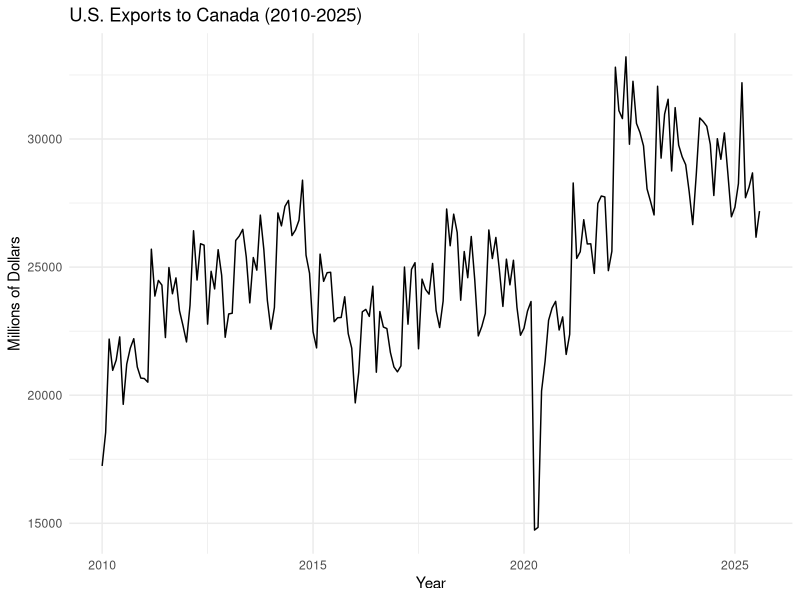
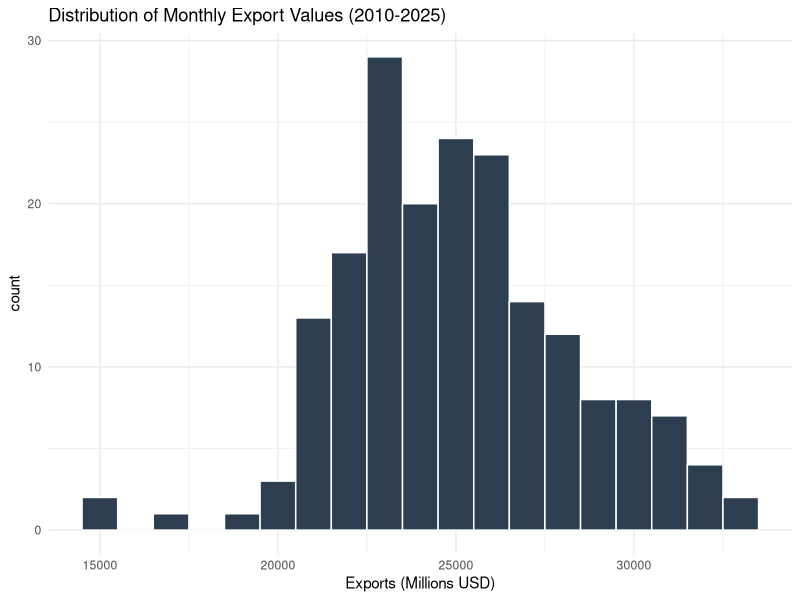
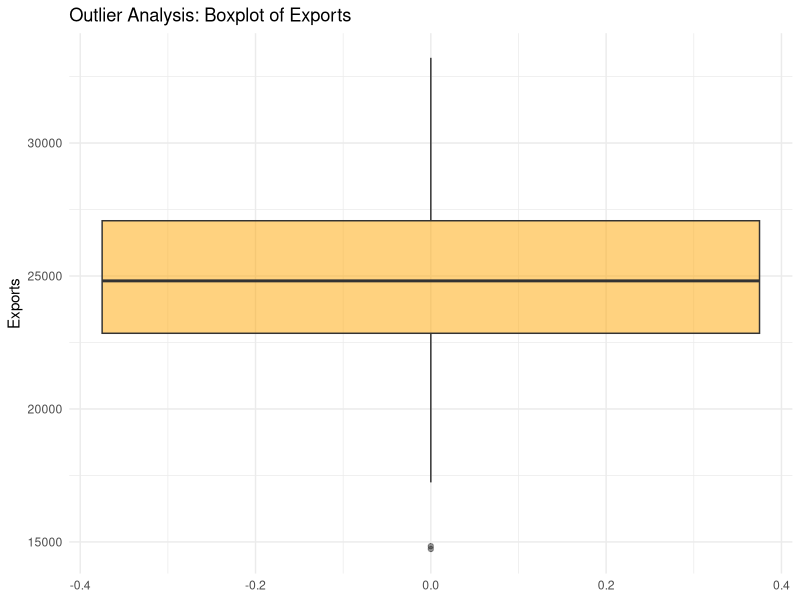
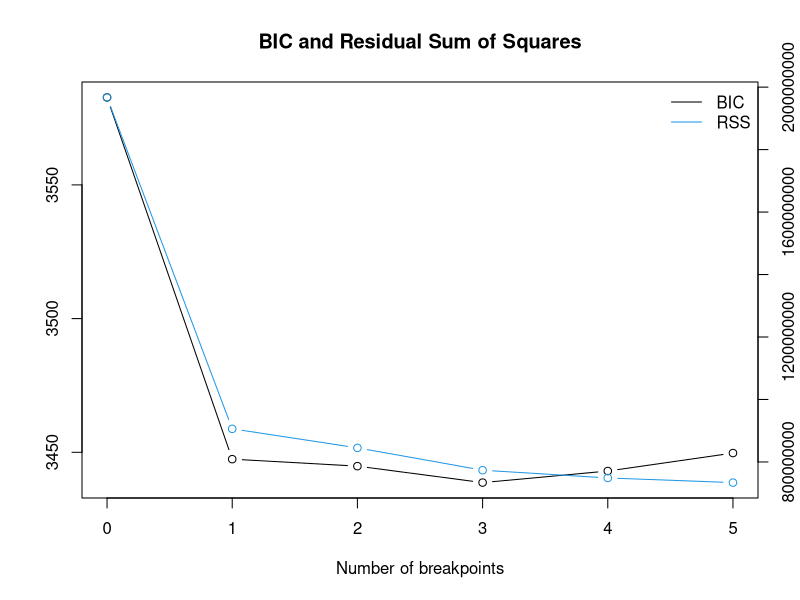
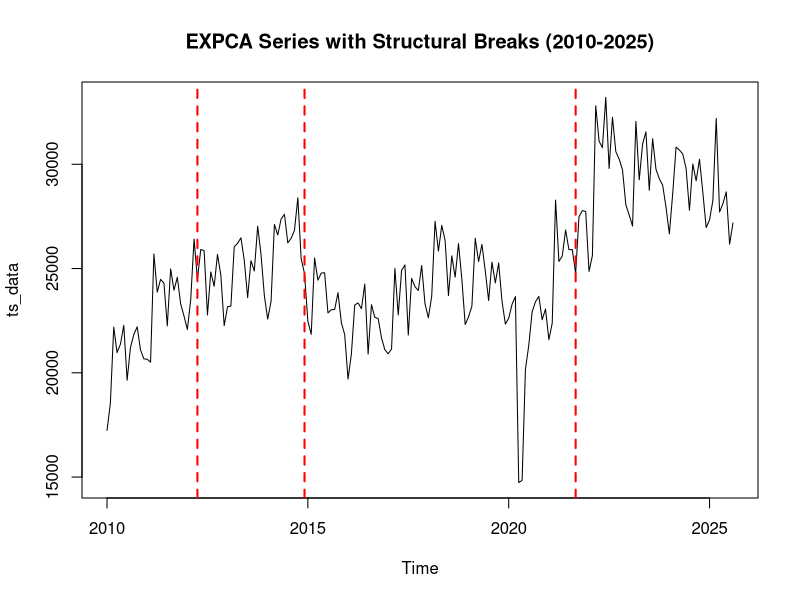
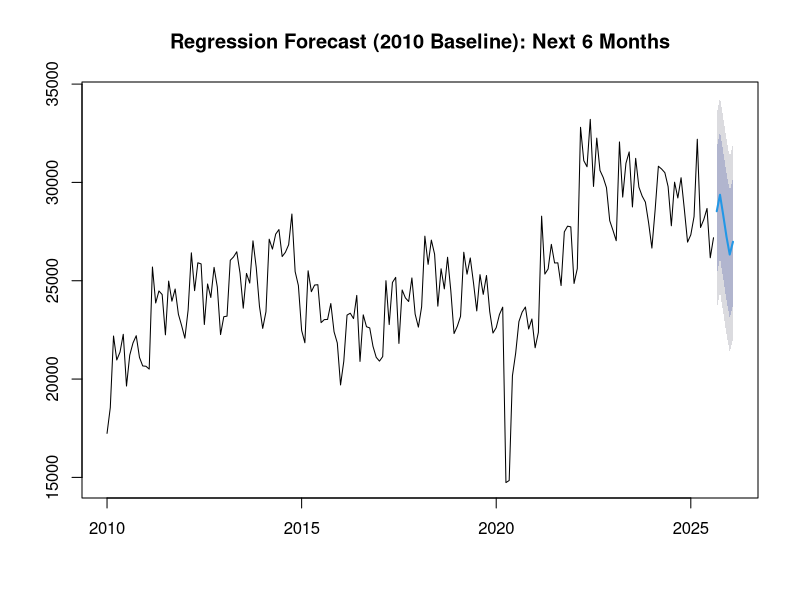
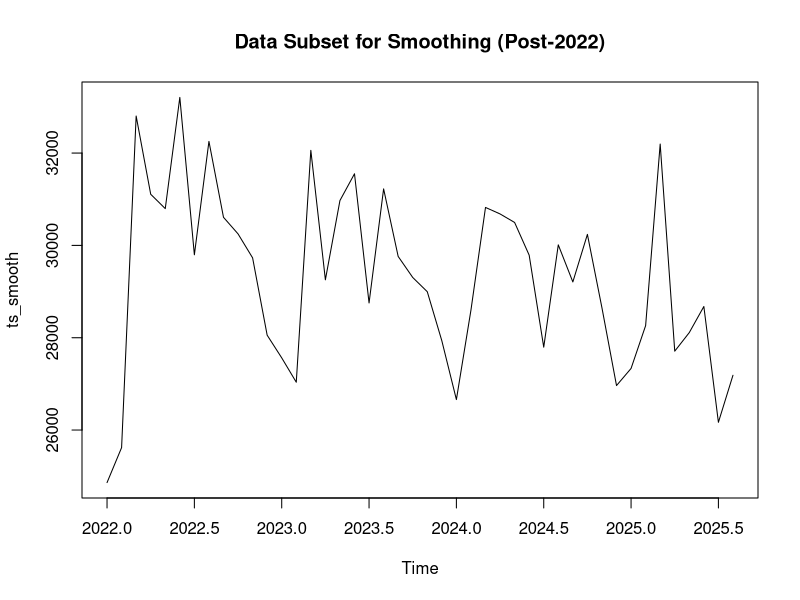
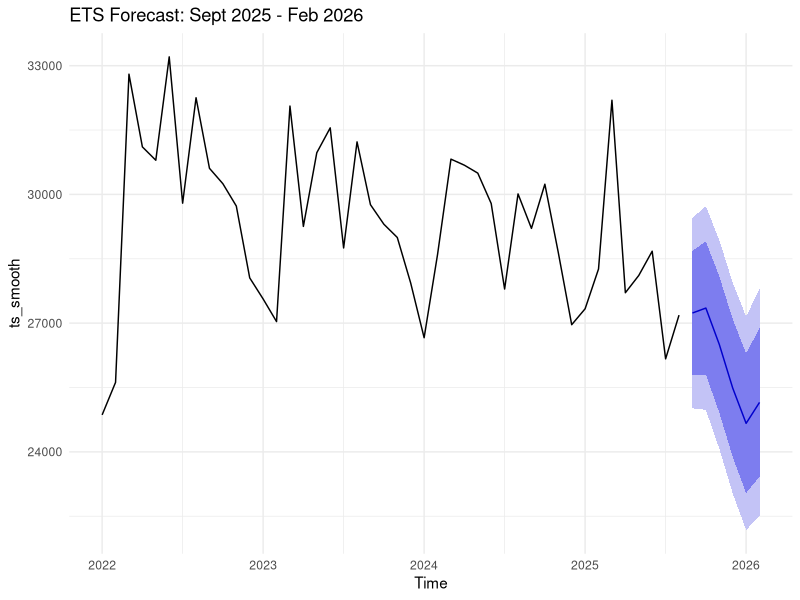

The R script that drew these images, in order:
## ---- chunk 1
library(readxl)
library(forecast)
library(strucchange)
library(ggplot2)
library(dplyr)
library(lubridate)
library(zoo)

options(scipen=999)
## ---- chunk 2


mydata <- read_excel("EXPCA_time_series.xlsx", sheet = "Monthly")

# Filter data to start from 2010
mydata_filtered <- mydata %>%
  filter(observation_date >= as.Date("2010-01-01"))

# Display Head and Tail as formatted tables (Aesthetic Fix)
knitr::kable(head(mydata_filtered), caption = "First 6 Rows of Data")
knitr::kable(tail(mydata_filtered), caption = "Last 6 Rows of Data")

# Create Time Series Object
ts_data <- ts(mydata_filtered$EXPCA, start = c(2010, 1), frequency = 12)

# Initial EDA Plots
autoplot(ts_data) +
  ggtitle("U.S. Exports to Canada (2010-2025)") +
  ylab("Millions of Dollars") +
  xlab("Year") +
  theme_minimal()

# Missing Value Check
missing_count <- sum(is.na(ts_data))
cat("Total Missing Values:", missing_count, "\n")

# Histogram
ggplot(data.frame(Exports=as.numeric(ts_data)), aes(x=Exports)) +
  geom_histogram(binwidth=1000, fill="#2c3e50", color="white") +
  ggtitle("Distribution of Monthly Export Values (2010-2025)") +
  xlab("Exports (Millions USD)") +
  theme_minimal()

# Boxplot for Outliers
ggplot(data.frame(Exports=as.numeric(ts_data)), aes(y=Exports)) +
  geom_boxplot(fill="orange", alpha=0.5) +
  ggtitle("Outlier Analysis: Boxplot of Exports") +
  theme_minimal()

## ---- chunk 3
bp <- breakpoints(ts_data ~ 1)

# Extract the break dates directly
bd <- breakdates(bp)

# Create a clean data frame for display
break_table <- data.frame(
  Break_Date = as.numeric(bd), 
  Date_Label = as.Date(date_decimal(as.numeric(bd)))
)

# Visualize the breaks
plot(bp)
plot(ts_data, main = "EXPCA Series with Structural Breaks (2010-2025)")
lines(bp, col = "red", lwd = 2)

# Print aesthetic table instead of raw summary
knitr::kable(break_table, caption = "Identified Structural Breakpoints")
## ---- chunk 4
time_index <- time(ts_data)

# Define the COVID window (March 2020 to Dec 2021)
covid_start <- 2020 + (2/12) 
covid_end   <- 2021 + (11/12)

# Create the binary (1 during COVID shock, 0 otherwise)
covid_dummy <- ifelse(time_index >= covid_start & time_index <= covid_end, 1, 0)

# Bind for visual check
reg_data <- data.frame(Exports = as.numeric(ts_data), 
                       Covid = covid_dummy)

## ---- chunk 5
# Function to evaluate performance
evaluate_fold <- function(train_ts, valid_ts, train_dum, valid_dum, fold_id) {
  
  # Model A: No Dummy
  modA <- tslm(train_ts ~ trend + season)
  fcA  <- forecast(modA, h=length(valid_ts))
  accA <- accuracy(fcA, valid_ts)
  
  # Model B: With COVID Dummy
  modB <- tslm(train_ts ~ trend + season + train_dum)
  fcB  <- forecast(modB, h=length(valid_ts), newdata=data.frame(train_dum=valid_dum))
  accB <- accuracy(fcB, valid_ts)
  
  return(rbind(
    data.frame(Model="No Dummy", Fold=fold_id, RMSE=accA[2,"RMSE"], MAPE=accA[2,"MAPE"]),
    data.frame(Model="With Dummy", Fold=fold_id, RMSE=accB[2,"RMSE"], MAPE=accB[2,"MAPE"])
  ))
}

# --- Fold 1 (Validate 2023) ---
train1 <- window(ts_data, end = c(2022, 12))
valid1 <- window(ts_data, start = c(2023, 1), end = c(2023, 12))
dum_train1 <- window(ts(covid_dummy, start=start(ts_data), frequency=12), end = c(2022, 12))
dum_valid1 <- window(ts(covid_dummy, start=start(ts_data), frequency=12), start = c(2023, 1), end = c(2023, 12))

# --- Fold 2 (Validate 2024) ---
train2 <- window(ts_data, end = c(2023, 12))
valid2 <- window(ts_data, start = c(2024, 1), end = c(2024, 12))
dum_train2 <- window(ts(covid_dummy, start=start(ts_data), frequency=12), end = c(2023, 12))
dum_valid2 <- window(ts(covid_dummy, start=start(ts_data), frequency=12), start = c(2024, 1), end = c(2024, 12))

# Run Evaluation
res1 <- evaluate_fold(train1, valid1, dum_train1, dum_valid1, 1)
res2 <- evaluate_fold(train2, valid2, dum_train2, dum_valid2, 2)
cv_results <- rbind(res1, res2)

# Display Results
knitr::kable(cv_results, caption = "Cross Validation Results")

# Averages
avg_results <- cv_results %>% 
  group_by(Model) %>% 
  summarise(Avg_RMSE = mean(RMSE), Avg_MAPE = mean(MAPE))

knitr::kable(avg_results, caption = "Average Performance across Folds")
## ---- chunk 6
# Define Future Dummy (Sept 2025 - Feb 2026) -> All Zeros (No Covid)
future_dummy <- data.frame(covid_dummy = rep(0, 6))

# Refit Model (Defaulting to No Dummy as per your text)
final_reg_model <- tslm(ts_data ~ trend + season)
reg_forecast <- forecast(final_reg_model, h=6)

# Extract Coefficients Table
coef_matrix <- summary(final_reg_model)$coefficients
knitr::kable(coef_matrix, digits = 3, caption = "Regression Model Coefficients")

# Extract Model Fit Statistics (R-squared, etc.)
fit_stats <- data.frame(
  Metric = c("Residual SE", "Multiple R-squared", "Adjusted R-squared", "F-statistic"),
  Value = c(summary(final_reg_model)$sigma,
            summary(final_reg_model)$r.squared,
            summary(final_reg_model)$adj.r.squared,
            summary(final_reg_model)$fstatistic[1])
)
knitr::kable(fit_stats, digits = 3, caption = "Model Fit Statistics")



# Forecast Table & Plot
dates_future <- seq(as.Date("2025-09-01"), by="month", length.out=6)
knitr::kable(data.frame(Date=dates_future, Forecast=reg_forecast$mean), caption = "Regression Forecast Values")

plot(reg_forecast, main="Regression Forecast (2010 Baseline): Next 6 Months")

## ---- chunk 7
# Subset data: Jan 2022 to current
ts_smooth <- window(ts_data, start = c(2022, 1))

plot(ts_smooth, main = "Data Subset for Smoothing (Post-2022)")
## ---- chunk 8
# Fit ETS model on the subset
ets_model <- ets(ts_smooth, model = "ZZZ")

# Gemini Assisted code for aestethics 
# 1. Extract Key Model Metrics
# We combine Model Type, Fit Stats (AICc), and Smoothing Parameters into one table
summary_stats <- data.frame(
  Metric = c("Model Type", "AICc", "BIC"),
  Value = c(ets_model$method, 
            round(ets_model$aicc, 2), 
            round(ets_model$bic, 2))
)

smooth_params <- ets_model$par[names(ets_model$par) %in% c("alpha", "beta", "gamma", "phi")]
params_df <- data.frame(
  Metric = paste("Parameter:", names(smooth_params)),
  Value = as.character(round(smooth_params, 4))
)

# Combine and Display as a Single Clean Table
final_summary <- rbind(summary_stats, params_df)
knitr::kable(final_summary, caption = "ETS Model Specification")

# Display Accuracy as a formatted table
ets_acc <- accuracy(ets_model)
knitr::kable(ets_acc, digits = 3, caption = "ETS Model Accuracy (Training Set)")
## ---- chunk 9
# Forecast next 6 months
smooth_forecast <- forecast(ets_model, h=6)

# Table
knitr::kable(data.frame(Date=dates_future, Forecast=smooth_forecast$mean))

# Plot
autoplot(smooth_forecast) +
  labs(title = "ETS Forecast: Sept 2025 - Feb 2026") +
  theme_minimal()
## ---- chunk 10
# 1. Extract Regression Metrics from your previous 'avg_results' table
# We filter for the specific row and pull the column value
reg_nodummy_rmse <- round(avg_results$Avg_RMSE[avg_results$Model == "No Dummy"], 0)
reg_nodummy_mape <- paste0(round(avg_results$Avg_MAPE[avg_results$Model == "No Dummy"], 2), "%")

reg_dummy_rmse <- round(avg_results$Avg_RMSE[avg_results$Model == "With Dummy"], 0)
reg_dummy_mape <- paste0(round(avg_results$Avg_MAPE[avg_results$Model == "With Dummy"], 2), "%")

# 2. Extract ETS Metrics from the model object
# accuracy() returns a matrix; we grab the Training set row
ets_rmse_val <- round(accuracy(ets_model)[,"RMSE"], 0)
ets_rmse_str <- paste0(ets_rmse_val, " (In-Sample)")

ets_mape_val <- round(accuracy(ets_model)[,"MAPE"], 2)
ets_mape_str <- paste0(ets_mape_val, "%")

# 3. Build the Data Frame dynamically
summary_table <- data.frame(
  Model = c("Regression (No Dummy)", "Regression (With Dummy)", "ETS (Smoothing)"),
  Trend = c("Linear", "Linear", "None"),
  Seasonality = c("Additive", "Additive", "Multiplicative"),
  RMSE = c(reg_nodummy_rmse, reg_dummy_rmse, ets_rmse_str),
  MAPE = c(reg_nodummy_mape, reg_dummy_mape, ets_mape_str),
  Notes = c("Underfits COVID shock", "Best CV Accuracy", "Most conservative; Best for risk-avoidance")
)

# 4. Display
knitr::kable(summary_table, caption = "Performance Metrics Comparison")

#Code assisted by Gemini AI
## ---- chunk 11

library(flextable)
library(dplyr)
# 1. Get R Version
cite.version <- R.Version()
pip <- as.character(cite.version$version.string)

# 2. Get Package List dynamically
pkg_list <- names(sessionInfo()$otherPkgs)
pkg_versions <- sapply(pkg_list, function(x) as.character(packageVersion(x)))

# 3. Create Dataframe
pkg_df <- data.frame(
  Package = pkg_list,
  Version = pkg_versions
)

# 4. Render as Flextable (Professional Look)
cat("\n**Software and Libraries**\n")
cat(paste("Analysis performed using:", pip, "\n\n"))

pkg_df %>%
  arrange(Package) %>% # Sort alphabetically
  flextable() %>%
  set_header_labels(Package = "R Package", Version = "Version") %>%
  theme_vanilla() %>%
  autofit() %>%
  set_caption("Table 6: R Packages Used for Analysis")
